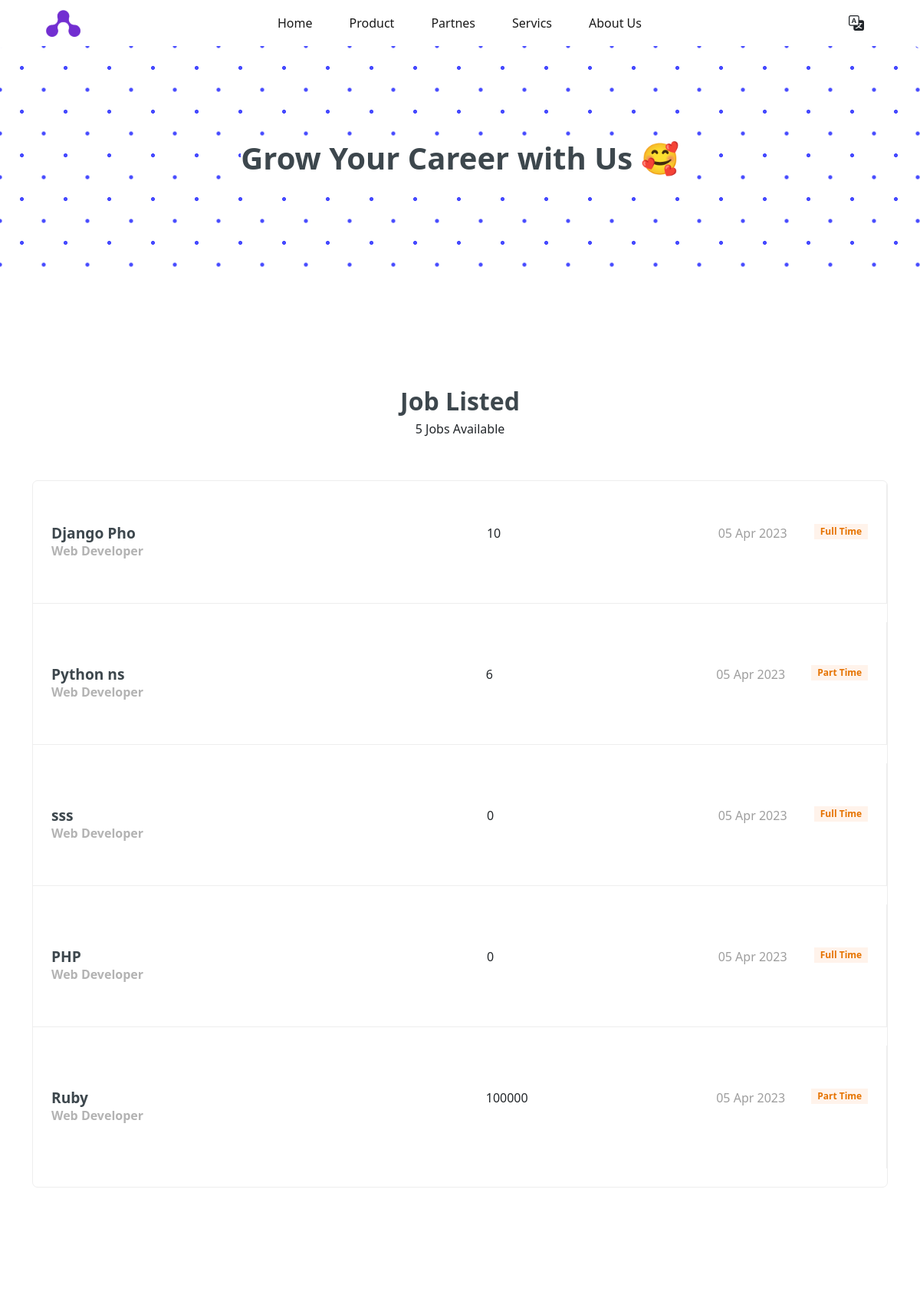
The app's page /jobs/ (upper part), older data.
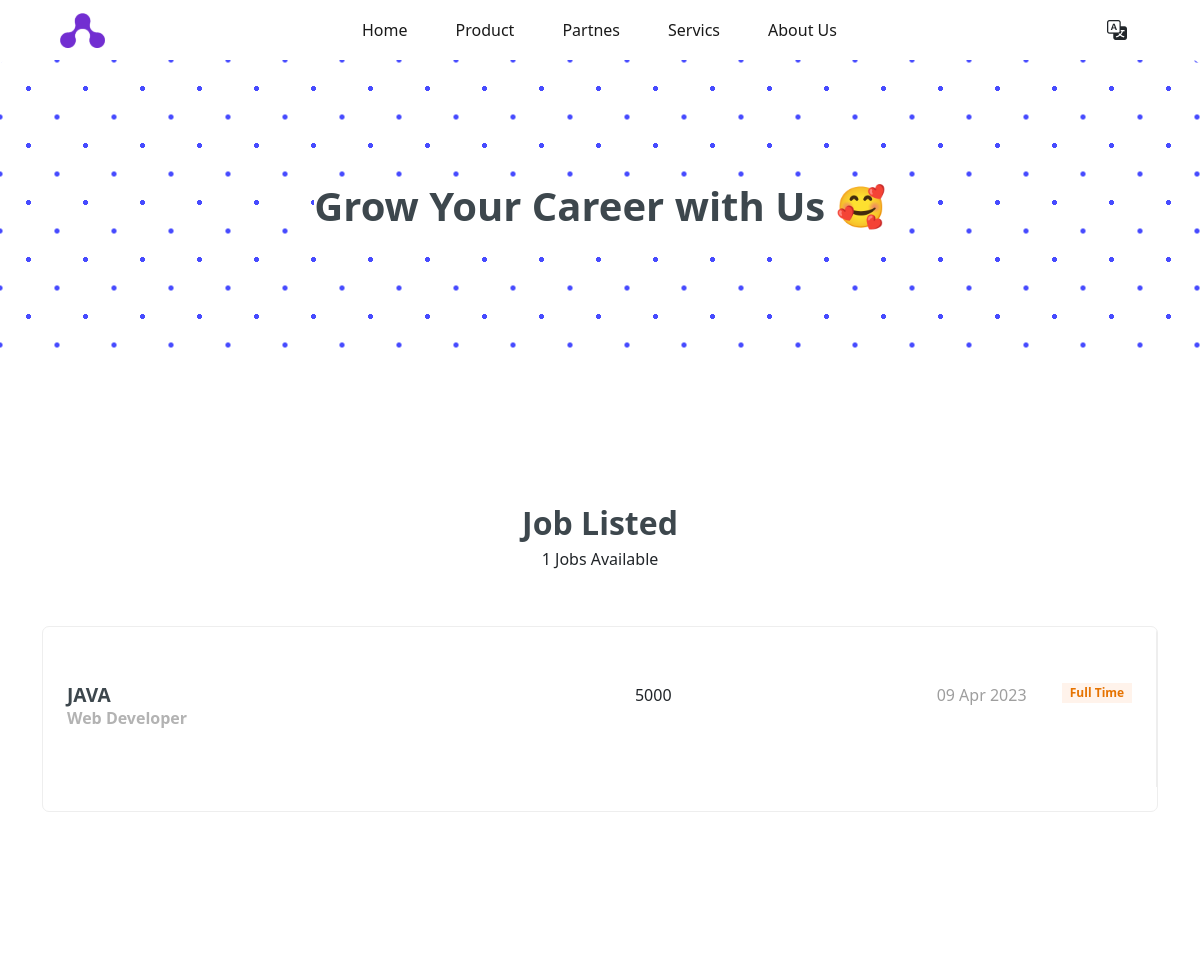
The same page, newer data.
### job/models.py (models this page shows, shortened)
class Job(models.Model):
    title = models.CharField(max_length=100)
    job_type = models.CharField(max_length=20, choices= JOBTYPE)
    description = RichTextField(max_length=1000)
    JobResponsibilities = RichTextField(max_length=1000)
    JobRequirements = RichTextField(max_length=1000)
    published_at = models.DateTimeField(auto_now=True)
    vacancy = models.IntegerField(default=1)
    salary = models.IntegerField(default=0)
    category = models.ForeignKey('Category', on_delete=models.CASCADE)
    slug = models.SlugField(blank=True, null= True, editable=False, unique=True)
    def __str__(self):
        return self.title

class Category(models.Model):
    name = models.CharField(max_length=40)
    def __str__(self):
        return self.name

### job/views.py (the view)
# urls.py: path('' , views.jobList, name="jobList"),
def jobList(request):
    jobList = Job.objects.all()
    context = {'jobs' : jobList}
    return render(request, 'job/jobs.html', context)

### job/templates/job/jobs.html (shortened to what this page needs)
{% extends 'base.html' %}
{% block jumbotron %}
<section>
  <div class="jumbotron p-5 text-center bg-image rounded-3">
    <div class="d-flex justify-content-center align-items-center h-100">
      <div class="titlteContactUs">
        <h1 class="fw-bold">Grow Your Career with Us 🥰</h1>
      </div>
    </div>
  </div>
</section>
{% endblock jumbotron %}
{% block body %}
{% if jobs.count == 0 %}
<div class="container text-center">
      <h2 class="section-title p-5">
        We are not hiring right now.
      </h2>
      <p class = "mb-5">Need information ?</p>
      <a href="{% url 'contactUs:sendMessage' %}">
        <button href="" class="btn-home btn btn-outline-success mb-5">Contact Us</button>
      </a>
  </div>
  {% else %}
<section class="site-section">
    <div class="container">
      <div class="row mb-5 justify-content-center">
        <div class="col-md-7 text-center">
          <h2 class="section-title mb-2">Job Listed</h2>
          <h6 class="mb-2">{{jobs.count}} Jobs Available</h6>
        </div>
      </div>
      <ul class="job-listings mb-5">
        {% for job in jobs  %}
        <li class="job-listing d-block d-sm-flex pb-3 pb-sm-0 align-items-center mb-4">
          <a href="{% url 'jobs:jobDetail' job.slug %}"></a>
          <div class="job-listing-about d-sm-flex custom-width w-100 justify-content-between mx-4">
            <div class="job-listing-position custom-width w-50 mb-3 mb-sm-0">
              <h2>{{job}}</h2>
              <strong>{{job.category}}</strong>
            </div>
            <div class="job-listing-location mb-3 mb-sm-0 custom-width w-25">
               {{job.salary}}
            </div>
            <span class="d-sm-flex">{{job.published_at|date:'d M o'}}</span>
            <div class="job-listing-meta">
              <span class="badge d-sm-flex">{{job.job_type}}</span>
            </div>
          </div>
        </li>
        {% endfor %}
      </ul>
    </div>
  </section>
  {% endif %}
{% endblock body %}

### templates/base.html (shortened to what this page needs)
{% load static %}
{% load django_bootstrap5 %}
<!DOCTYPE html>
<html lang="en">
<head>
    <link href="https://cdn.jsdelivr.net/npm/bootstrap@5.3.0-alpha1/dist/css/bootstrap.min.css" rel="stylesheet">
    <link rel="stylesheet" href="https://stackpath.bootstrapcdn.com/bootstrap/4.4.1/css/bootstrap.min.css">
    <link rel="stylesheet" href="https://cdn.jsdelivr.net/npm/bootstrap-icons@1.10.3/font/bootstrap-icons.css">
    <link rel="stylesheet" href="https://cdn.jsdelivr.net/npm/bootstrap@5.2.3/dist/css/bootstrap.rtl.min.css">
    <link rel="stylesheet" type="text/css" href="//cdn.jsdelivr.net/npm/slick-carousel@1.8.1/slick/slick.css"/>
    <link rel="stylesheet" href="https://cdnjs.cloudflare.com/ajax/libs/font-awesome/6.3.0/css/all.min.css">
    <link rel="stylesheet" href="{% static 'css/jobList.css' %}">
    <link rel="stylesheet" href="{% static 'css/contactUs.css' %}">
    <link rel="stylesheet" href="{% static 'css/partiners.css' %}">
    <link rel="stylesheet" href="{% static 'css/style.css' %}">
  </head>
<body>
  <header id = "home">
    <nav class="navbar navbar-expand-lg px-5">
      <div class="container-fluid">
        <img src=" {% static 'svg/Logo.svg' %}" alt="">
        <div class="collapse navbar-collapse" id="navbarSupportedContent">
          <ul class="navbar-nav me-auto mb-2 mb-lg-0 mx-auto">
            <li class="nav-item px-md-3">
              <a class="nav-link active" aria-current="page" href="{% url 'main:main' %}">Home</a>
            </li>
            <li class="nav-item px-md-3">
              <a class="nav-link active" aria-current="page" href="#1">Product</a>
            </li>
            <li class="nav-item px-md-3">
              <a class="nav-link active" aria-current="page" href="#">Partnes</a>
            </li>
            <li class="nav-item px-md-3">
              <a class="nav-link active" aria-current="page" href="#">Servics</a>
            </li>
            <li class="nav-item px-md-3">
              <a class="nav-link active" aria-current="page" href="#">About Us</a>
            </li>
          </ul>
          <div class="dropdown">
              <button class="btn " type="button" data-bs-toggle="dropdown" data-mdb-display="static" aria-expanded="false"><i class="bi bi-translate fs-5"></i></button>
          </div>
        </div>
      </div>
    </nav>
  </header>
  {% block jumbotron %}
  {% endblock jumbotron %}
    {% block body %}
    {% endblock body %}
</body>
</html>

### static/css/jobList.css (style rules this page uses)
.site-section { padding-top: 7rem; padding-bottom: 7rem; position: relative; z-index: 2; }
.section-title { font-size: 2rem; font-weight: 700; }
.job-listings { padding: 0; margin: 0; border: 1px solid #eee; border-radius: 7px; overflow: hidden; position: relative; background: #fff; }
.job-listing { height: 20vh; }
.job-listings .badge { padding: px 10px; background-color: #fff3eb; color: #e67300; justify-content: center; align-items: center; border-radius: 0; }
.job-listings .job-listing { position: relative; border-bottom: 1px solid #eee; -webkit-transition: .3s all ease; -o-transition: .3s all ease; transition: .3s all ease; }
.job-listings .job-listing:last-child { border-bottom: none; }
.job-listings .job-listing a { position: absolute; width: 100%; height: 100%; -webkit-transition: .3s all ease; -o-transition: .3s all ease; transition: .3s all ease; }
.job-listings .job-listing { -webkit-box-flex: 0; -ms-flex: 0 0 150px; flex: 0 0 150px; border-right: 1px solid #eee; }
.job-listings .job-listing-position h2 { font-size: 1.2rem; margin-bottom: 0; font-weight: bold; }
.job-listings .job-listing-position strong { color: #b3b3b3; }

### static/css/contactUs.css (style rules this page uses)
.jumbotron { height: 300px; background-image: radial-gradient(#474bff 2.5px, transparent 2.5px), radial-gradient(#474bff 2.5px, transparent 2.5px); background-position: 0 0, 28.5px 28.5px; background-color: white; background-size: 57px 57px; }
.titlteContactUs { background-color: white; }

### static/css/partiners.css (style rules this page uses)
.row { overflow: hidden; }

### static/css/style.css (style rules this page uses)
:root { --btn-color: #302AE6; --secondary-color: #536390; --hover-color: #302AE6; --font-color: #3D474D; --bg-color: #fff; --heading-color: #959CA0; }
html { scroll-behavior: smooth; }
h1, h2, h3, h5 { color: var(--font-color); }
span { color: rgb(158, 158, 158); }
a { text-decoration: none; font-weight: 600; }

Row changes from the older to the newer data that the page shows:
removed Job: title "Django Pho", category "Web Developer", salary "10", published_at "05 Apr 2023", job_type "Full Time"
removed Job: title "Python ns", category "Web Developer", salary "6", published_at "05 Apr 2023", job_type "Part Time"
removed Job: title "sss", category "Web Developer", salary "0", published_at "05 Apr 2023", job_type "Full Time"
removed Job: title "PHP", category "Web Developer", salary "0", published_at "05 Apr 2023", job_type "Full Time"
removed Job: title "Ruby", category "Web Developer", salary "100000", published_at "05 Apr 2023", job_type "Part Time"
added Job: title "JAVA", category "Web Developer", salary "5000", published_at "09 Apr 2023", job_type "Full Time"
Text that changed along with them:
{{ jobs.count }}: "5" → "1"
